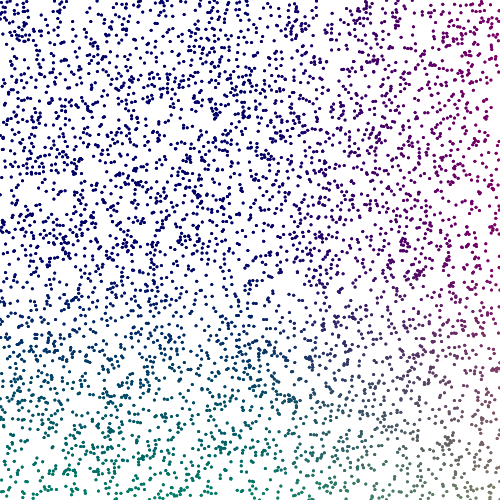
Frame 1 (no input)
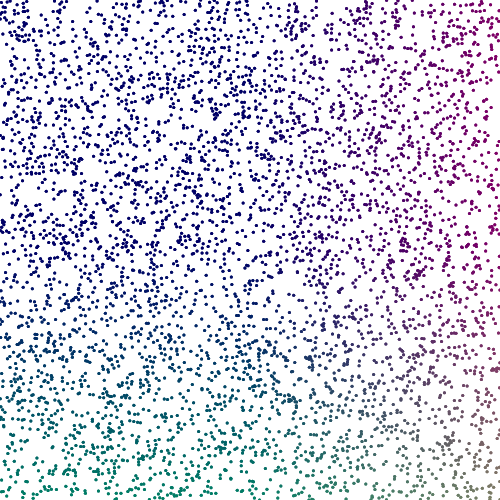
Frame 60 (no input)
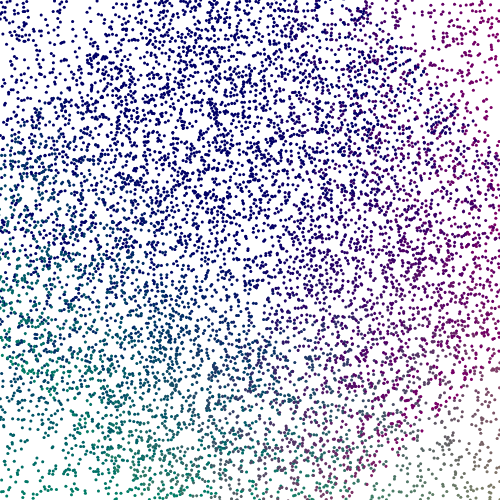
Frame 120 (the mouse pressed at the canvas centre since frame 60)

The p5.js sketch that drew these frames (run headless with seeded random() and noise() and a simulated clock; from frame 60 on, the mouse is pressed at the canvas centre):

// p5.js sketch
// ── sketch.js
let height = 500;
let width = 500;
let n = 5000;
let a = 0.9;
let points = [];

function setup() {
    createCanvas(width, height);
    background(255);
    stroke(0);
    strokeWeight(3);
    angleMode(DEGREES);

    for(let i = 0; i < n; i++) {
        ptX = random(-width/2, width/2);
        ptY = random(-height/2, height/2);
        points[i] = [ptX, ptY, ptX * 255 / width, ptY * 255 / height];
    }
};

function draw() {
    translate(width/2, height/2)
    background(255, 255, 255, 220);
    
    for(let i = 0; i < n; i++) {
        stroke(points[i][2], points[i][3], 102)
        point(points[i][0], points[i][1]);
    }

    a = atan2(mouseY, mouseX);
    rotate(a);
    for(let i = 0; i < n; i++) {
        stroke(points[i][2], points[i][3], 102)
        point(points[i][0], points[i][1]);
    }
}
